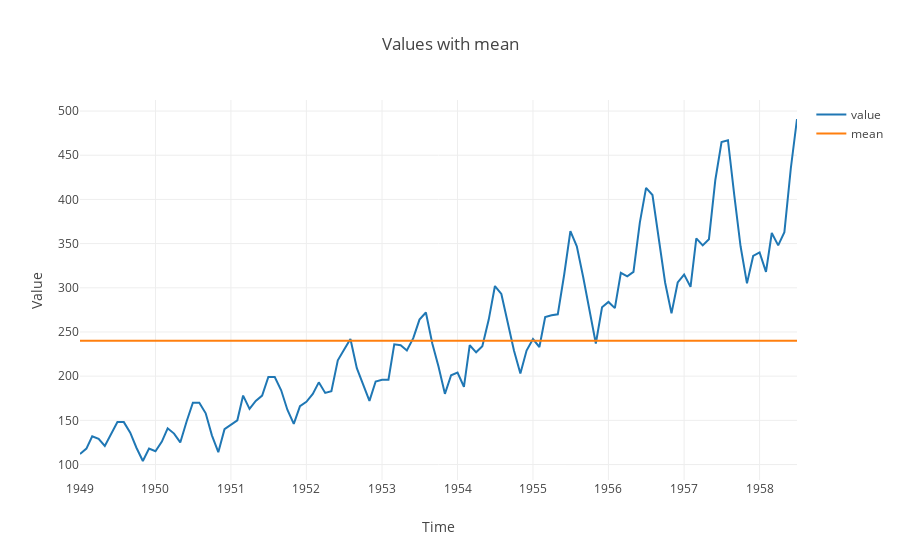
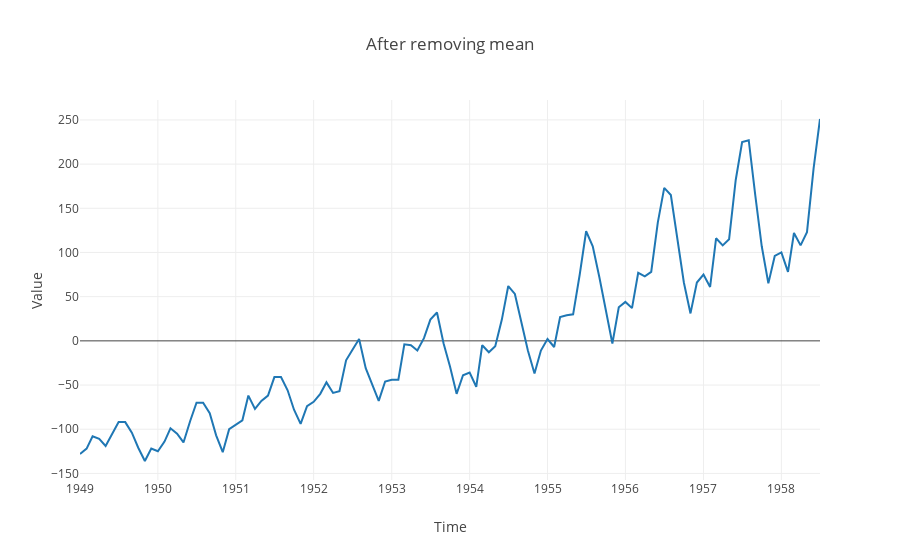

Notebook code cell kept with these figures, in order:
### Code cell
ma_model = MA(1)
ma_model.plot_data(training_set_values, training_set_time)
